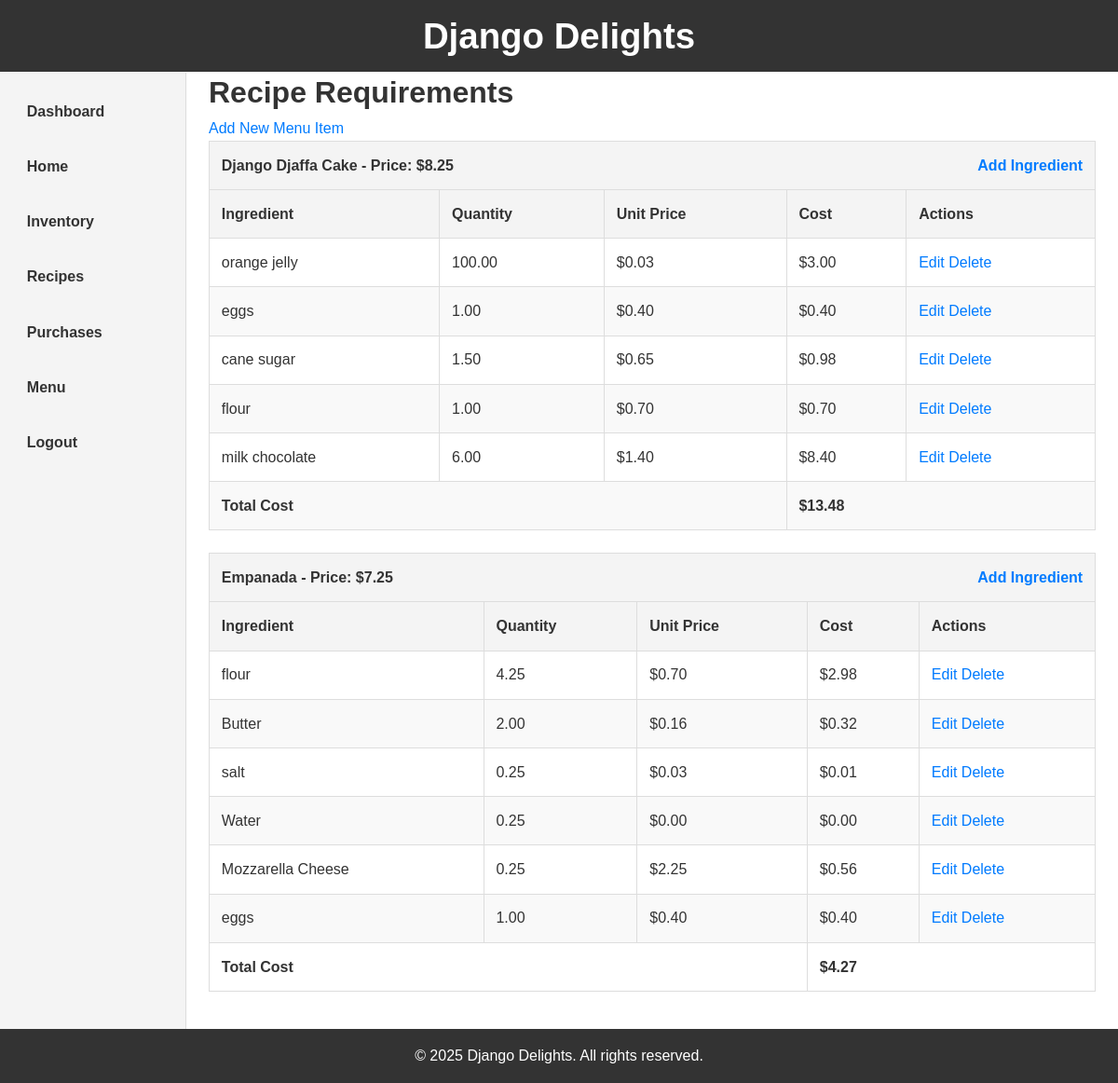
Page /recipes/ (signed in) on the committed database.
### inventory/models.py (models this page shows, shortened)
class MenuItem(models.Model):
    title = models.CharField(max_length=100, unique=True)
    price = models.DecimalField(max_digits=10, decimal_places=2)

class RecipeRequirement(models.Model):
    menu_item = models.ForeignKey(MenuItem, on_delete=models.CASCADE)
    ingredient = models.ForeignKey(Ingredient, on_delete=models.CASCADE)
    quantity = models.DecimalField(max_digits=10, decimal_places=2)

class Ingredient(models.Model):
    name = models.CharField(max_length=100, unique=True)
    unit = models.CharField(max_length=100,)
    price_per_unit = models.DecimalField(max_digits=10, decimal_places=6)
    quantity = models.DecimalField(max_digits=10, decimal_places=2)

### inventory/views.py (the view)
# urls.py: path('recipes/', views.recipe_list, name='recipe_list'),
@login_required
def recipe_list(request):
    menu_items = MenuItem.objects.all()
    recipes = RecipeRequirement.objects.select_related('ingredient', 'menu_item')
    recipes_by_menu_item = {}
    for item in menu_items:
        recipes_for_item = []
        total_cost = 0  # Initialize total cost for the menu item
        for recipe in recipes.filter(menu_item=item):
            ingredient_cost = recipe.quantity * recipe.ingredient.price_per_unit
            total_cost += ingredient_cost
            recipes_for_item.append({
                'recipe': recipe,
                'ingredient_cost': ingredient_cost,
            })
        recipes_by_menu_item[item] = {
            'recipes': recipes_for_item,
            'total_cost': total_cost,
        }
    return render(request, "recipe_list.html", {
        "recipes_by_menu_item": recipes_by_menu_item,
    })

### templates/recipe_list.html (shortened to what this page needs)
{% extends 'base.html' %}
{% block content %}
<h1>Recipe Requirements</h1>
<a href="{% url 'create_menu_item' %}">Add New Menu Item</a>
{% for menu_item, data in recipes_by_menu_item.items %}
    <table border="1">
        <thead>
            <tr>
                <th colspan="5">
                    <strong>{{ menu_item.title }}</strong> - Price: ${{ menu_item.price }}
                    <a href="{% url 'add_recipe_ingredient' menu_item.id %}" style="float: right;">Add Ingredient</a>
                </th>
            </tr>
            <tr>
                <th>Ingredient</th>
                <th>Quantity</th>
                <th>Unit Price</th>
                <th>Cost</th>
                <th>Actions</th>
            </tr>
        </thead>
        <tbody>
            {% for entry in data.recipes %}
            <tr>
                <td>{{ entry.recipe.ingredient.name }}</td>
                <td>{{ entry.recipe.quantity }}</td>
                <td>${{ entry.recipe.ingredient.price_per_unit|floatformat:2 }}</td>
                <td>${{ entry.ingredient_cost|floatformat:2 }}</td>
                <td>
                    <a href="{% url 'update_recipe' entry.recipe.id %}">Edit</a>
                    <a href="{% url 'delete_recipe' entry.recipe.id %}">Delete</a>
                </td>
            </tr>
            {% endfor %}
            <tr>
                <td colspan="3"><strong>Total Cost</strong></td>
                <td colspan="2"><strong>${{ data.total_cost|floatformat:2 }}</strong></td>
            </tr>
{% endfor %}
{% endblock %}

### static/css/style.css (style rules this page uses)
* { margin: 0; padding: 0; box-sizing: border-box; }
body { font-family: Arial, sans-serif; background-color: #f9f9f9; color: #333; line-height: 1.6; display: flex; flex-direction: column; height: 100vh; overflow: hidden; }
a { text-decoration: none; color: #007bff; }
table { width: 100%; border-collapse: collapse; margin-bottom: 1.5rem; }
table th, table td { padding: 0.8rem; text-align: left; border: 1px solid #ddd; }
table th { background-color: #f4f4f4; font-weight: bold; }
table tr:nth-child(even) { background-color: #f9f9f9; }

### rows in the picture
MenuItem: title "Django Djaffa Cake", price "8.25", total_cost "13.48"
RecipeRequirement: recipe.ingredient.name "orange jelly", recipe.quantity "100.00", recipe.ingredient.price_per_unit "0.03", ingredient_cost "3.00"
RecipeRequirement: recipe.ingredient.name "eggs", recipe.quantity "1.00", recipe.ingredient.price_per_unit "0.40", ingredient_cost "0.40"
RecipeRequirement: recipe.ingredient.name "cane sugar", recipe.quantity "1.50", recipe.ingredient.price_per_unit "0.65", ingredient_cost "0.98"
RecipeRequirement: recipe.ingredient.name "flour", recipe.quantity "1.00", recipe.ingredient.price_per_unit "0.70", ingredient_cost "0.70"
RecipeRequirement: recipe.ingredient.name "milk chocolate", recipe.quantity "6.00", recipe.ingredient.price_per_unit "1.40", ingredient_cost "8.40"
MenuItem: title "Empanada", price "7.25", total_cost "4.27"
RecipeRequirement: recipe.ingredient.name "flour", recipe.quantity "4.25", recipe.ingredient.price_per_unit "0.70", ingredient_cost "2.98"
RecipeRequirement: recipe.ingredient.name "Butter", recipe.quantity "2.00", recipe.ingredient.price_per_unit "0.16", ingredient_cost "0.32"
RecipeRequirement: recipe.ingredient.name "salt", recipe.quantity "0.25", recipe.ingredient.price_per_unit "0.03", ingredient_cost "0.01"
RecipeRequirement: recipe.ingredient.name "Water", recipe.quantity "0.25", recipe.ingredient.price_per_unit "0.00", ingredient_cost "0.00"
RecipeRequirement: recipe.ingredient.name "Mozzarella Cheese", recipe.quantity "0.25", recipe.ingredient.price_per_unit "2.25", ingredient_cost "0.56"
RecipeRequirement: recipe.ingredient.name "eggs", recipe.quantity "1.00", recipe.ingredient.price_per_unit "0.40", ingredient_cost "0.40"
